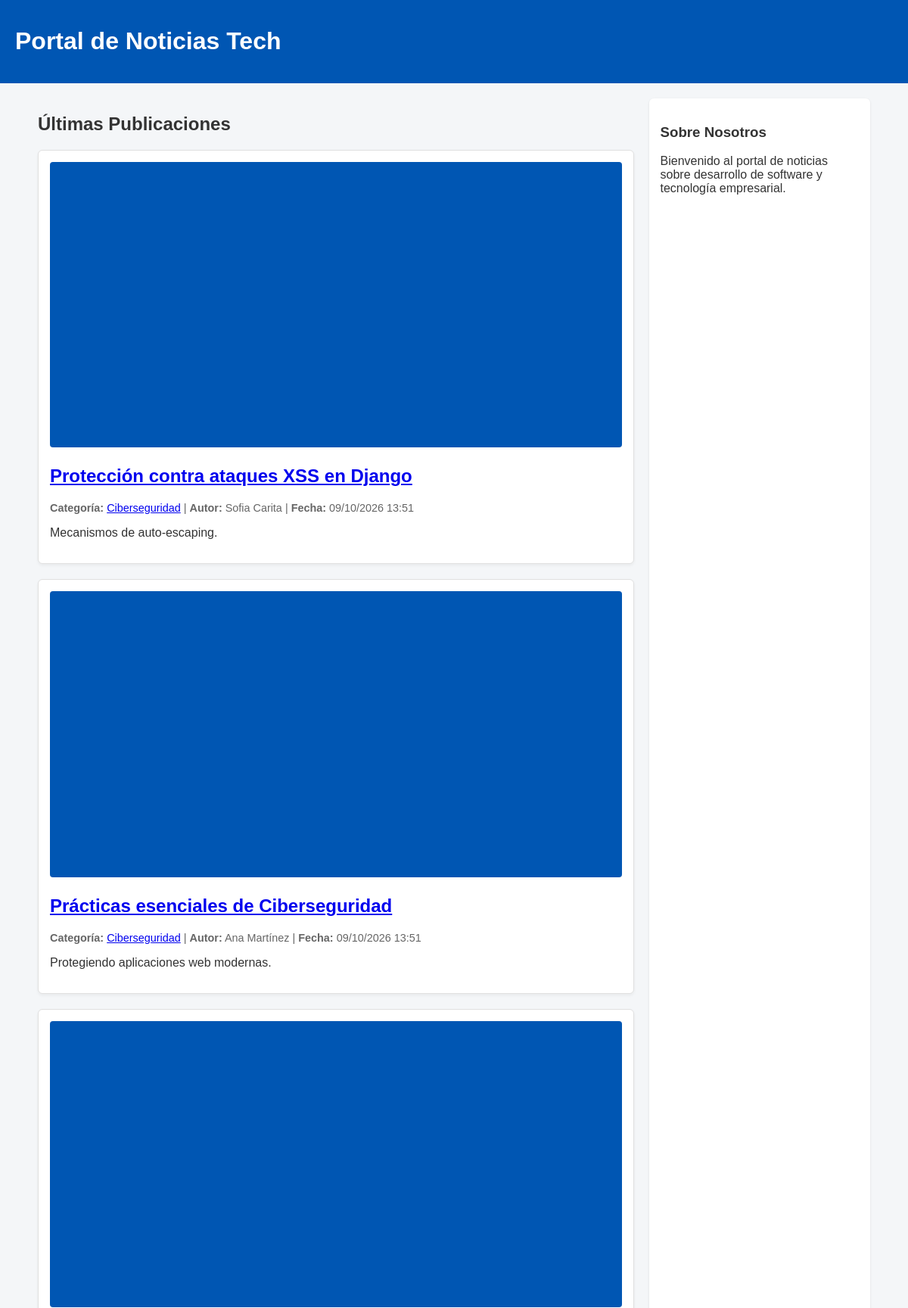
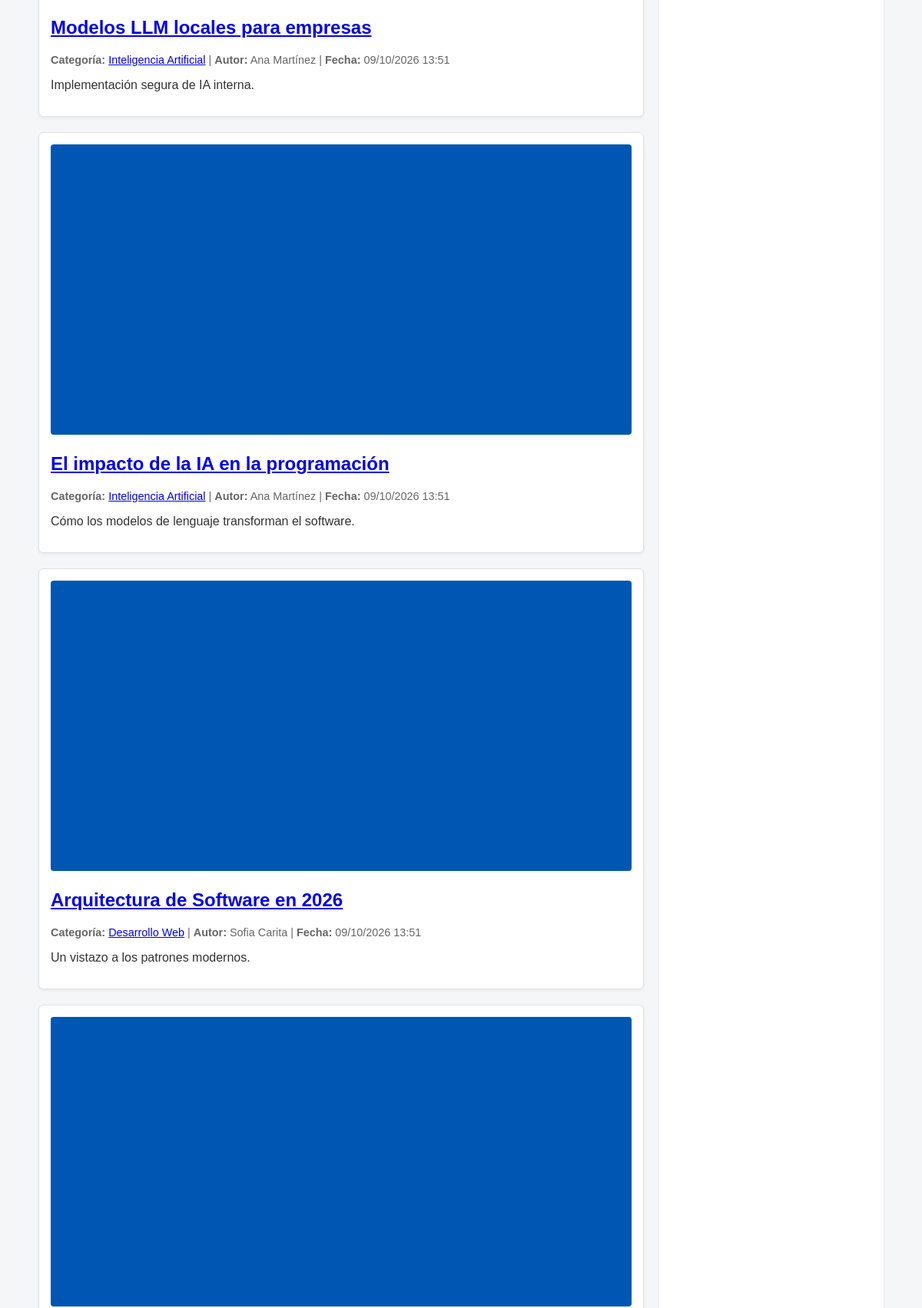
The page / (upper part) on the database its author committed (2 pictures, top to bottom).
### news/models.py (models this page shows, shortened)
class Article(models.Model):
    title = models.CharField(max_length=200)
    slug = models.SlugField(unique=True)
    content = models.TextField()
    summary = models.TextField(max_length=500)
    featured_image = models.ImageField(upload_to='articles/')
    published_date = models.DateTimeField(auto_now_add=True)
    category = models.ForeignKey(Category, on_delete=models.CASCADE, related_name='articles')
    author = models.ForeignKey(Author, on_delete=models.CASCADE, related_name='articles')

class Category(models.Model):
    name = models.CharField(max_length=100)
    slug = models.SlugField(unique=True)
    class Meta:
        verbose_name_plural = "Categories"

class Author(models.Model):
    name = models.CharField(max_length=100)
    email = models.EmailField()
    bio = models.TextField(blank=True, null=True)

### news/views.py (the view)
# urls.py: 2. Add a URL to urlpatterns:  path('', views.home, name='home')
def home(request):
    articles = Article.objects.all().order_by('-published_date')
    return render(request, 'news/home.html', {'articles': articles})

### templates/news/home.html (shortened to what this page needs)
{% extends "base.html" %}
{% block content %}
    <h2>Últimas Publicaciones</h2>
    {% for article in articles %}
        {% include "news/_article_card.html" %}
    {% empty %}
        <p>No hay noticias publicadas por el momento.</p>
    {% endfor %}
{% endblock %}

### templates/news/_article_card.html
<div class="article-card">
    {% if article.featured_image %}
        <img src="{{ article.featured_image.url }}" alt="{{ article.title }}" class="card-image">
    {% endif %}
    <div class="card-body">
        <h2>
            <a href="{% url 'news:article_detail' article.slug %}">{{ article.title }}</a>
        </h2>
        <p class="card-meta">
            <strong>Categoría:</strong>
            <a href="{% url 'news:category_articles' article.category.slug %}">{{ article.category.name }}</a> |
            <strong>Autor:</strong> {{ article.author.name }} |
            <strong>Fecha:</strong> {{ article.published_date|date:"d/m/Y H:i" }}
        </p>
        <p class="card-summary">{{ article.summary|truncatewords:25 }}</p>
    </div>
</div>

### static/css/styles.css (style rules this page uses)
body { font-family: Arial, sans-serif; margin: 0; padding: 0; background-color: #f4f6f8; color: #333; }
.article-card { background-color: #ffffff; border: 1px solid #e0e0e0; border-radius: 6px; margin-bottom: 20px; padding: 15px; box-shadow: 0 2px 4px rgba(0,0,0,0.05); }
.card-image, .detail-image { max-width: 100%; height: auto; border-radius: 4px; }
.card-meta, .article-meta { font-size: 0.9em; color: #666; }

### rows shown on the page
Article: featured_image (picture), title "Protección contra ataques XSS en Django", category.name "Ciberseguridad", author.name "Sofia Carita", published_date "09/10/2026 13:51", summary "Mecanismos de auto-escaping."
Article: featured_image (picture), title "Prácticas esenciales de Ciberseguridad", category.name "Ciberseguridad", author.name "Ana Martínez", published_date "09/10/2026 13:51", summary "Protegiendo aplicaciones web modernas."
Article: featured_image (picture), title "Modelos LLM locales para empresas", category.name "Inteligencia Artificial", author.name "Ana Martínez", published_date "09/10/2026 13:51", summary "Implementación segura de IA interna."
Article: featured_image (picture), title "El impacto de la IA en la programación", category.name "Inteligencia Artificial", author.name "Ana Martínez", published_date "09/10/2026 13:51", summary "Cómo los modelos de lenguaje transforman el software."
Article: featured_image (picture), title "Arquitectura de Software en 2026", category.name "Desarrollo Web", author.name "Sofia Carita", published_date "09/10/2026 13:51", summary "Un vistazo a los patrones modernos."
Article: featured_image (picture)
